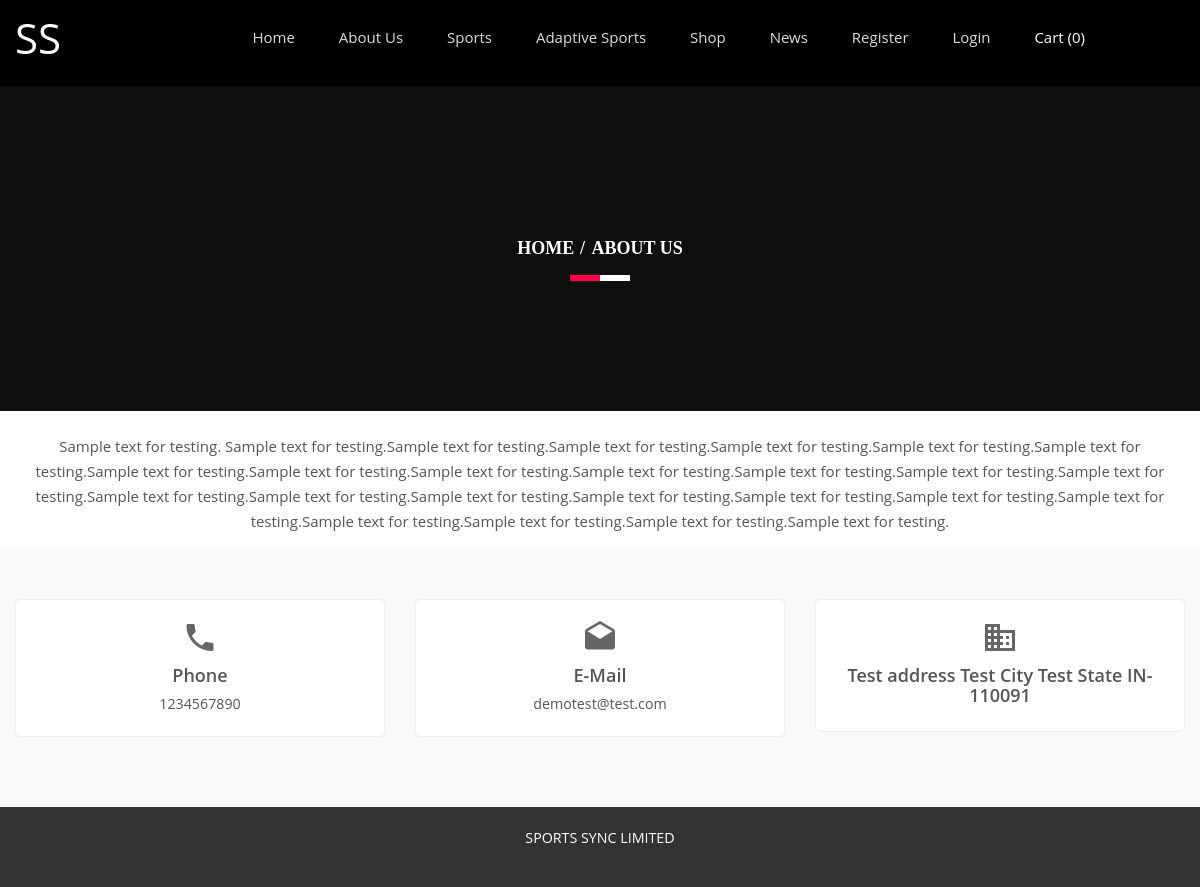
Page /SportsClubCode/about-us.php on the committed database.
### tables this page shows
CREATE TABLE `tblgenralsettings` (
  `id` int(11) NOT NULL,
  `SiteName` varchar(200) DEFAULT NULL,
  `PhoneNumber` bigint(12) DEFAULT NULL,
  `EmailId` varchar(255) DEFAULT NULL,
  `address` mediumtext DEFAULT NULL,
  `footercontent` mediumtext DEFAULT NULL,
  `LastUpdationDate` timestamp NULL DEFAULT NULL ON UPDATE current_timestamp()
);

CREATE TABLE `tblpages` (
  `id` int(11) NOT NULL,
  `PageType` varchar(255) DEFAULT NULL,
  `PageDetails` mediumtext DEFAULT NULL,
  `LastupdationDate` timestamp NULL DEFAULT NULL ON UPDATE current_timestamp()
);

### SportsClubCode/about-us.php (the view, shortened to what this page needs)
<?php
include('includes/config.php');
?>
<!doctype html>
<html class="no-js" lang="en">
    <head>
        <link rel="stylesheet" href="css/bootstrap.min.css">
        <link rel="stylesheet" href="css/animate.css">
        <link rel="stylesheet" href="css/meanmenu.min.css">
        <link rel="stylesheet" href="css/owl.carousel.css">
        <link rel="stylesheet" href="css/icofont.css">
        <link rel="stylesheet" href="css/nivo-slider.css">
        <link rel="stylesheet" href="css/animate-text.css">
        <link rel="stylesheet" href="css/material-design-iconic-font.min.css">
		<link rel="stylesheet" href="style.css">
        <link rel="stylesheet" href="css/responsive.css">
		<link href="css/color/skin-default.css" rel="stylesheet">
    </head>
    <body>
         <div class="wrapper waraper-404">
           <div id="home" class="header-slider-area">
        <?php include_once('includes/header.php');?>
            </div>
            <div class="breadcumb-area bg-overlay"
            style="background: #333;
            background-image: none;">
                <div class="container">
                    <ol class="breadcrumb">
                        <li><a href="index.php">Home</a></li>
                        <li class="active">About us
                        </li>
                    </ol>
                </div>
            </div>
            <div class="area-404 fix">
                <div class="container ptb50">
                    <div class="row">
                        <div class="col-xs-12 text-center">
 <?php
 $ptype="aboutus";
$ret = "select  PageDetails from tblpages where PageType=:ptype";
$query = $dbh -> prepare($ret);
$query -> bindParam(':ptype',$ptype, PDO::PARAM_STR);
$query->execute();
$results=$query->fetchAll(PDO::FETCH_OBJ);
if($query->rowCount() > 0)
{
foreach($results as $row)
{ ?>
<p style="margin-top:2%"><?php echo $row->PageDetails;?></p>
                    <?php }} ?>
                        </div>
                    </div>
                </div>
            </div>
<?php include_once('includes/footer.php');?>
         </div>
    </body>
</html>

### SportsClubCode/includes/header.php (shortened to what this page needs)
<?php
$cartCount = 0;
$ret = "SELECT SiteName FROM tblgenralsettings";
$querys = $dbh->prepare($ret);
$querys->execute();
$resultss = $querys->fetchAll(PDO::FETCH_OBJ);
?>
<?php if ($querys->rowCount() > 0) {
    foreach ($resultss as $rows) { ?>
<div id="home" class="header-slider-area">
    <div class="header-area header-2">
        <div id="sticker" class="logo-menu-area header-area-2">
            <div class="container hidden-xs">
                <div class="row">
                    <div class="col-md-2 col-sm-3">
                        <div class="logo">
                            <a href="index.php" style="font-size:42px; color:#fff">
                                <?php echo htmlentities($rows->SiteName); ?>
                            </a>
                        </div>
                    </div>
                    <div class="col-md-9 col-sm-9">
                        <div class="main-menu text-right">
                            <nav>
                                <ul id="nav">
                                    <li><a class="smooth-scroll" href="index.php">Home</a></li>
                                    <li class="dropdown">
                                        <a href="about-us.php">About Us</a>
                                    </li>
                                    <li class="dropdown">
                                        <a href="about-us.php">Sports</a>
                                    </li>
                                    <li class="dropdown">
                                        <a href="#">Adaptive Sports</a>
                                    </li>
                                    <li class="dropdown">
                                        <a href="#">Shop</a>
                                    </li>
                                    <li><a class="smooth-scroll" href="news.php">News</a></li>
                                    <?php if (empty($_SESSION['usrid'])) { ?>
                                        <li class="dropdown">
                                            <a href="#">Register</a>
                                        </li>
                                        <li><a class="smooth-scroll" href="signin.php">Login</a></li>
                                    <?php } else { ?>
                                        <li><a class="smooth-scroll" href="profile.php">My Account</a></li>
                                    <?php } ?>
                                    <li style="margin-left: auto; color:#fff;">
                                        <a class="smooth-scroll" href="my-cart.php" style="color:#fff;">
                                            Cart (<?php echo $cartCount; ?>)
                                        </a>
                                    </li>
                                </ul>
                            </nav>
                        </div>
                    </div>
                </div>
            </div>
        </div>
</div>
<?php
    }
}
?>

### SportsClubCode/includes/footer.php (shortened to what this page needs)
<?php
$ret = "Select  PhoneNumber,address,EmailId,footercontent from tblgenralsettings ";
$querys = $dbh -> prepare($ret);
$querys->execute();
$resultss=$querys->fetchAll(PDO::FETCH_OBJ);
if($querys->rowCount() > 0)
{
foreach($resultss as $rows)
{ ?>
 <div class="information-area off-white ptb100">
                    <div class="container">
                        <div class="row">
                            <div class="col-md-4 col-sm-3 col-xs-12">
                                <div class="single-information text-center">
                                    <div class="info-icon">
                                        <i class="zmdi zmdi-phone"></i>
                                    </div>
                                    <h4>Phone</h4>
                                    <p><?php echo htmlentities($rows->PhoneNumber);?></p>
                                </div>
                            </div>
                            <div class="col-md-4 col-sm-3 col-xs-12">
                                <div class="single-information text-center">
                                    <div class="info-icon">
                                        <i class="zmdi zmdi-email-open"></i>
                                    </div>
                                    <h4>E-Mail</h4>
                                    <p><a href="mailto:company@email.com"><?php echo htmlentities($rows->EmailId);?></a></p>
                                </div>
                            </div>
                            <div class="col-md-4 col-sm-3 col-xs-12">
                                <div class="single-information text-center">
                                    <div class="info-icon">
                                        <i class="zmdi zmdi-city-alt"></i>
                                    </div>
                                    <h4><?php echo htmlentities($rows->address);?></h4>
                                </div>
                            </div>
                        </div>
                    </div>
                </div>
            <div class="footer-area" align="center">
                <div class="container">
                    <div class="row">
                        <div class="col-md-12 col-sm-6 col-xs-12">
                            <div class="social-area">
                             <?php echo htmlentities($rows->footercontent);?>
                            </div>
                        </div>
                    </div>
                </div>
            </div>
            <?php }} ?>

### SportsClubCode/style.css (style rules this page uses)
.container { width: 1200px }
html, body { height: 100%; font-family: 'Montserrat', sans-serif; font-size: 15px; color: #555; line-height: 25px; }
.fix { overflow: hidden }
p { margin: 0 0 15px }
h1, h2, h3, h4, h5, h6 { margin: 0 0 10px }
a { -webkit-transition: all 0.3s ease 0s; transition: all 0.3s ease 0s; text-decoration: none; color: #555; }
ul { list-style: outside none none; margin: 0; padding: 0; }
body { margin: 0; padding-top: 0; font-family: 'Open Sans', sans-serif; }
.ptb100 { padding: 100px 0 }
.off-white { background: #f9f9f9 }
.wrapper { background: #fff }
ul li { display: inline-block }
.main-menu ul li a { color: #ddd }
.logo-menu-area { padding: 35px 0 }
.main-menu ul li { margin-right: 40px }
.main-menu ul li:last-child { margin: 0 }
.header-area { left: 0; position: absolute; top: 0; width: 100%; z-index: 999; }
.header-slider-area { position: relative }
.bg-overlay { position: relative; z-index: 1; }
.bg-overlay:before { background: #000 none repeat scroll 0 0; content: ""; height: 100%; left: 0; opacity: 0.85; filter: opacity(1) "progid:DXImageTransform.Microsoft.Alpha(Opacity=85)"; position: absolute; top: 0; width: 100%; z-index: -1; }
.breadcumb-area.bg-overlay:before { opacity: 0.7; filter: opacity(1) "progid:DXImageTransform.Microsoft.Alpha(Opacity=70)"; }
.info-icon { font-size: 40px; margin-bottom: 10px; }
.single-information > p { margin-bottom: 5px }
.single-information p:last-child { margin: 0 }
.footer-area { background: #1b1b1b none repeat scroll 0 0; height: 80px; line-height: 78px; }
.header-2 { background: #000 none repeat scroll 0 0; position: static; }
.breadcumb-area { background: rgba(0, 0, 0, 0) url("img/bg.png") repeat scroll 0 0; padding: 150px 0; text-align: center; }
.breadcrumb { background-color: transparent; border-radius: 0; list-style: outside none none; margin-bottom: 0; padding: 0; position: relative; }
.breadcrumb > li + li:before { color: #fff; font-weight: 700; padding: 0 2px; }
.breadcrumb a, .breadcrumb li.active { color: #fff }
.breadcrumb li { font-family: popins; font-size: 18px; font-weight: 700; text-transform: uppercase; }
.breadcrumb:before, .breadcrumb:after { background: #fff none repeat scroll 0 0; bottom: -20px; content: ""; height: 6px; left: 50%; position: absolute; -webkit-transform: translateX(-50%); transform: translateX(-50%); width: 60px; }
.breadcrumb:after { background: #ff004d none repeat scroll 0 0; -webkit-transform: translateX(-100%); transform: translateX(-100%); width: 30px; }
#sticker { right: 0; left: 0; }

### SportsClubCode/css/responsive.css (style rules this page uses)
@media (min-width: 1170px) and (max-width: 1400px) { .logo-menu-area { padding: 25px 0; } }

### SportsClubCode/css/color/skin-default.css (style rules this page uses)
.breadcrumb::after { background: #ff004d none repeat scroll 0 0; }

### SportsClubCode/includes/header.php (style rules this page uses)
.dropdown { position: relative; }

### SportsClubCode/includes/footer.php (style rules this page uses)
.information-area.off-white { background: #f9f9f9; padding-top: 50px; padding-bottom: 50px; }
.single-information { background: #fff; border: 1px solid #eee; border-radius: 6px; margin-bottom: 20px; padding: 20px; transition: box-shadow 0.3s ease, transform 0.3s ease; }
.single-information.text-center .info-icon { font-size: 36px; color: #666; margin-bottom: 10px; }
.single-information h4 { margin: 0 0 5px 0; font-weight: 600; }
.single-information p, .single-information a { color: #555; font-size: 0.95rem; }
.footer-area { background: #333; color: #fff; padding: 20px 0; text-align: center; }
.footer-area .social-area { font-size: 0.95rem; line-height: 1.6; color: #fff; }

### rows in the picture
tblgenralsettings: SiteName "SS", PhoneNumber "1234567890", EmailId "demotest@test.com", address "Test address Test City Test State IN-110091", footercontent "SPORTS SYNC LIMITED"
tblpages: PageDetails "Sample text for testing. Sample text for testing.Sample text for testing.Sample text for testing.Sample text for testing.Sample text for testing.Sample text for testing.Sample text for testing.Sample text for testing.Sample text for testing.Sample text for testing.Sample text for testing.Sample text for testing.Sample text for testing.Sample text for testing.Sample text for testing.Sample text for testing.Sample text for testing.Sample text for testing.Sample text for testing.Sample text for testing.Sample text for testing.Sample text for testing.Sample text for testing.Sample text for testing."
